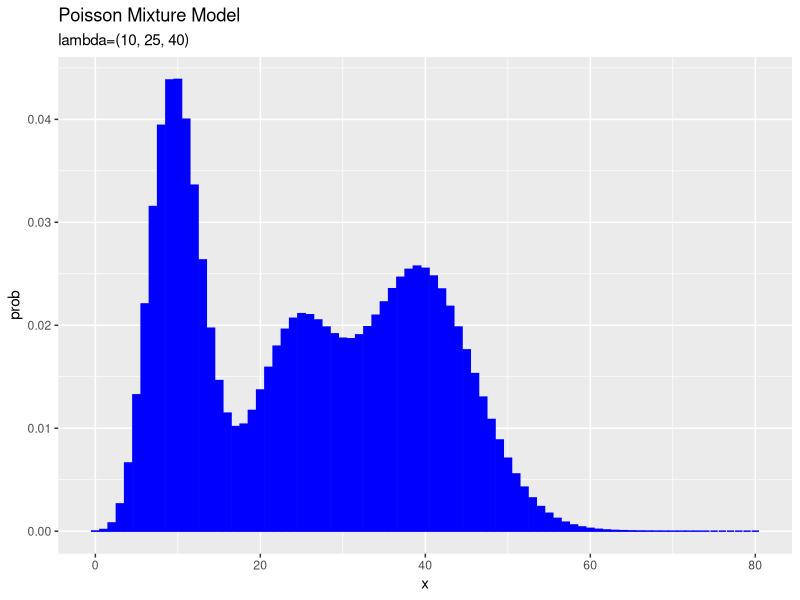
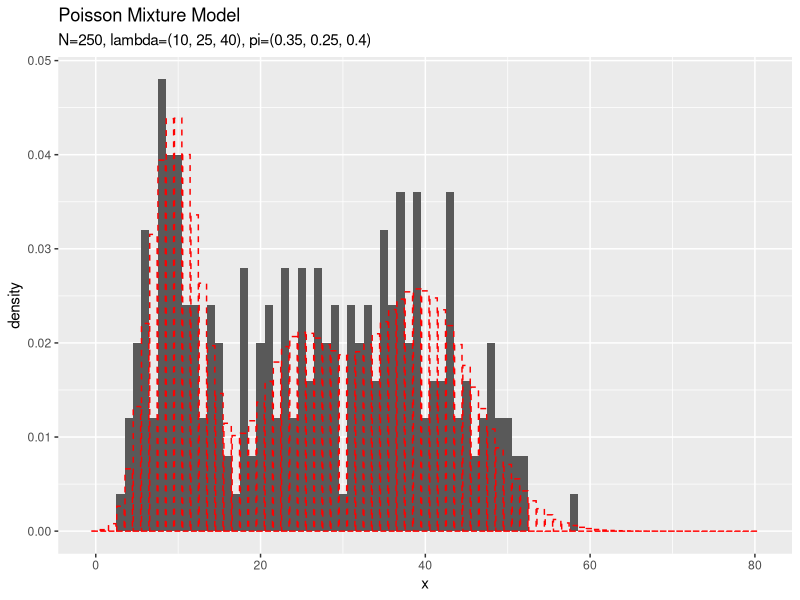
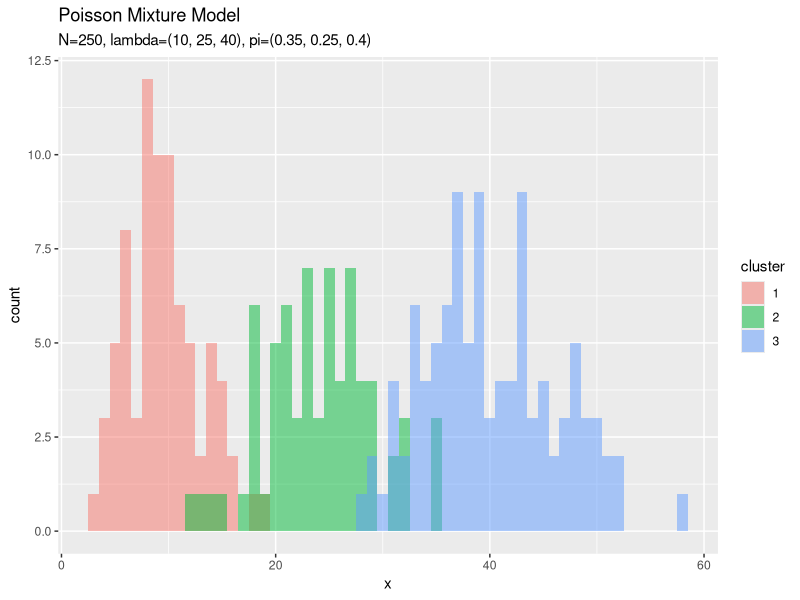
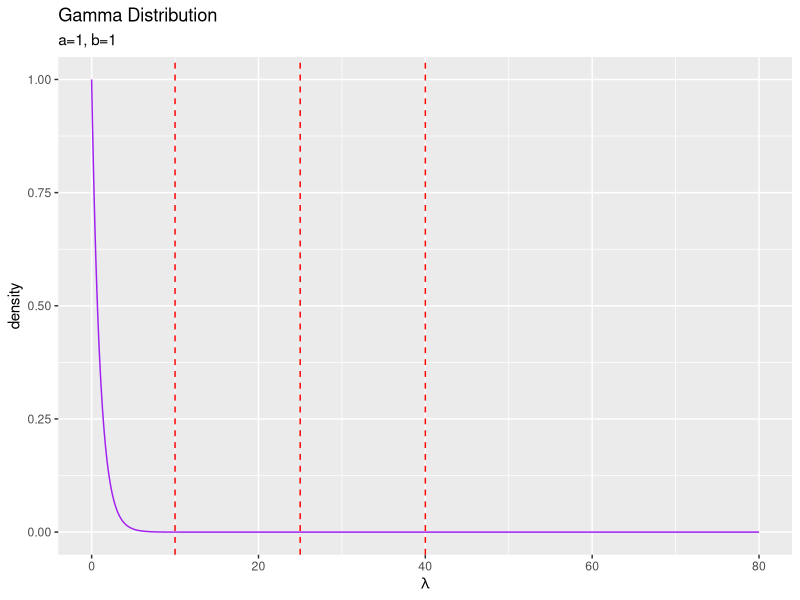
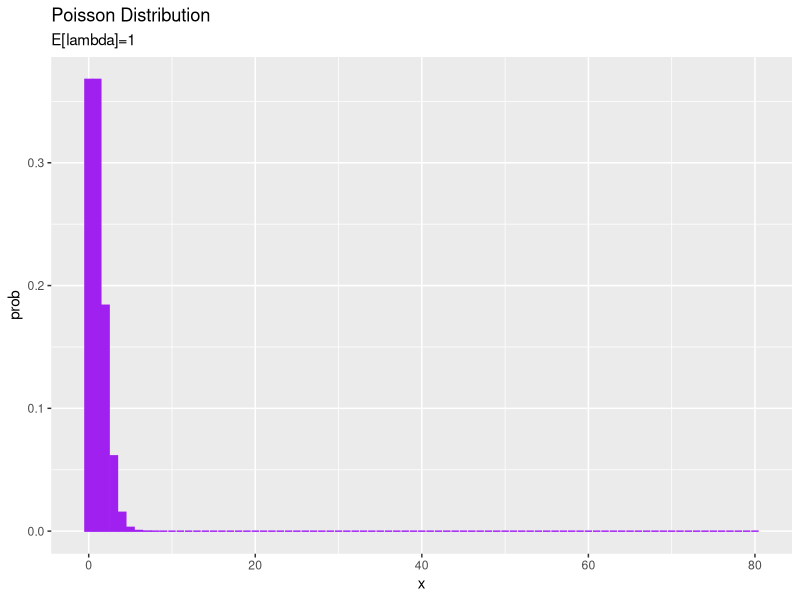
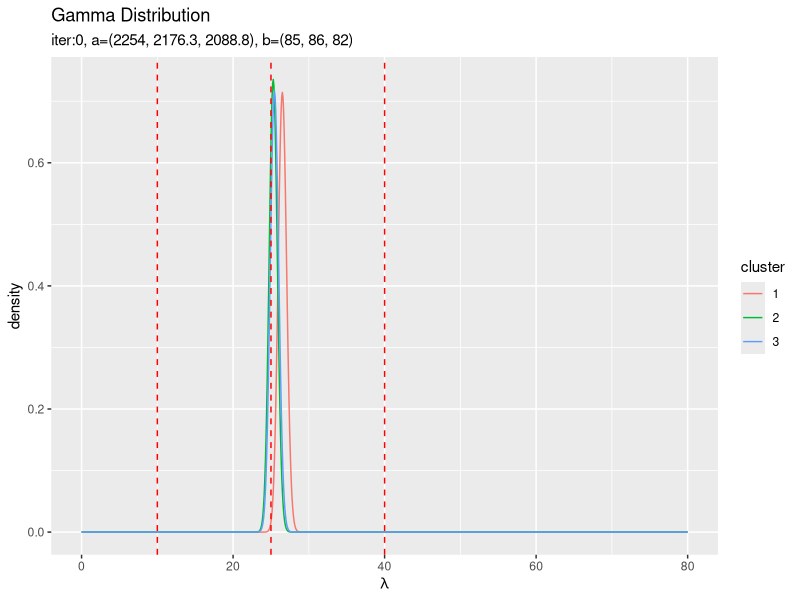
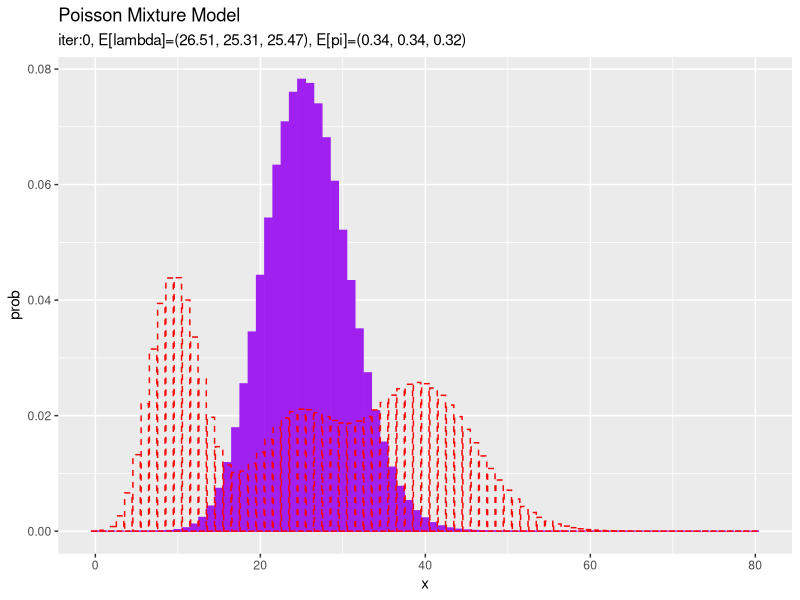
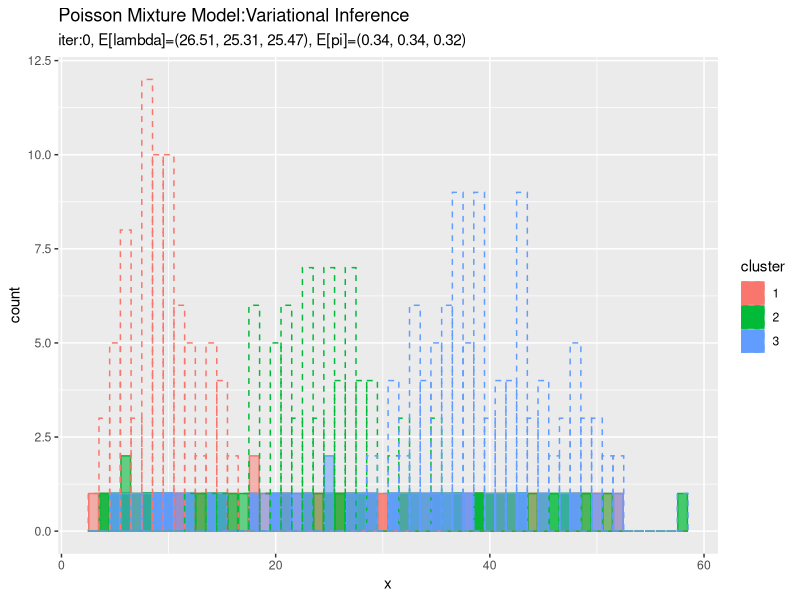

Source code (R) for these figures, in order:

# 4.3.3 ポアソン混合モデルにおける推論：変分推論 -------------------------------------------------

# 4.4.3項で利用するパッケージ
library(tidyverse)


### 観測モデル(ポアソン混合分布)の設定 -----

# K個の真のパラメータを指定
lambda_truth_k <- c(10, 25, 40)

# 真の混合比率を指定
pi_truth_k <- c(0.35, 0.25, 0.4)

# クラスタ数を取得
K <- length(lambda_truth_k)


# 作図用のxの点を作成
x_vec <- seq(0, 2 * max(lambda_truth_k))

# 観測モデルを計算
model_prob <- 0
for(k in 1:K) {
  # クラスタkの分布の確率を計算
  tmp_prob <- dpois(x = x_vec, lambda = lambda_truth_k[k])
  
  # K個の分布の加重平均を計算
  model_prob <- model_prob + pi_truth_k[k] * tmp_prob
}

# 観測モデルをデータフレームに格納
model_df <- tibble(
  x = x_vec, 
  prob = model_prob
)

# 観測モデルを作図
ggplot(model_df, aes(x = x, y = prob)) + 
  geom_bar(stat = "identity", position = "dodge", 
           fill = "blue", color = "blue") + # 真の分布
  labs(title = "Poisson Mixture Model", 
       subtitle = paste0("lambda=(", paste0(lambda_truth_k, collapse = ", "), ")"))


### 観測データの生成 -----

# (観測)データ数を指定
N <- 250

# クラスタを生成
s_truth_nk <- rmultinom(n =  N, size = 1, prob = pi_truth_k) %>% 
  t()

# クラスタ番号を抽出
s_truth_n <- which(t(s_truth_nk) == 1, arr.ind = TRUE) %>% 
  .[, "row"]

# (観測)データを生成
#x_n <- rpois(n = N, lambda = apply(lambda_truth_k^t(s_truth_nk), 2, prod))
x_n <- rpois(n = N, lambda = lambda_truth_k[s_truth_n])

# 観測データを確認
summary(x_n)


# 観測データをデータフレームに格納
x_df <- tibble(
  x_n = x_n, 
  cluster = as.factor(s_truth_n)
)

# 観測データのヒストグラムを作成
ggplot() + 
  geom_histogram(data = x_df, aes(x = x_n, y = ..density..), binwidth = 1) + # 観測データ
  geom_bar(data = model_df, aes(x = x, y = prob), stat = "identity", position = "dodge", 
           alpha = 0, color = "red", linetype = "dashed") + # 真の分布
  labs(title = "Poisson Mixture Model", 
       subtitle = paste0("N=", N, 
                         ", lambda=(", paste0(lambda_truth_k, collapse = ", "), ")", 
                         ", pi=(", paste0(pi_truth_k, collapse = ", "), ")"), 
       x = "x")

# クラスタのヒストグラムを作成
ggplot() + 
  geom_histogram(data = x_df, aes(x = x_n, fill = cluster), binwidth = 1, 
                 position = "identity", alpha = 0.5) + # クラスタ
  labs(title = "Poisson Mixture Model", 
       subtitle = paste0("N=", N, 
                         ", lambda=(", paste0(lambda_truth_k, collapse = ", "), ")", 
                         ", pi=(", paste0(pi_truth_k, collapse = ", "), ")"), 
       x = "x")


### 事前分布(ガンマ分布とディリクレ分布)の設定 -----

# lambdaの事前分布のパラメータを指定
a <- 1
b <- 1

# piの事前分布のパラメータを指定
alpha_k <- rep(2, K)


# 作図用のlambdaの点を作成
lambda_vec <- seq(0, 2 * max(lambda_truth_k), length.out = 1000)

# lambdaの事前分布を計算
prior_df <- tibble(
  lambda = lambda_vec, 
  density = dgamma(x = lambda, shape = a, rate = b)
)

# lambdaの事前分布を作図
ggplot(prior_df, aes(x = lambda, y = density)) + 
  geom_line(color = "purple") + # 事前分布
  geom_vline(xintercept = lambda_truth_k, color = "red", linetype = "dashed") + # 真の値
  labs(title = "Gamma Distribution", 
       subtitle = paste0("a=", b, ", b=", b), 
       x = expression(lambda))


# 事前分布の平均による分布をデータフレームに格納
E_prior_df <- tibble(
  x = x_vec, 
  prob = dpois(x = x_vec, a / b)
)

# 事前分布の平均による分布を作図
ggplot(E_prior_df, aes(x = x, y = prob)) + 
  geom_bar(stat = "identity", position = "dodge", 
           fill = "purple", color = "purple") + # 平均による分布
  labs(title = "Poisson Distribution", 
       subtitle = paste0("E[lambda]=", round(a / b, 2)))


### 初期値の設定 -----

# 潜在変数の事後分布の期待値を初期化
E_s_nk <- runif(n = N * K, min = 0, max = 1) %>% 
  matrix(nrow = N, ncol = K)
E_s_nk <- E_s_nk / rowSums(E_s_nk) # 正規化

# 初期値によるlambdaの事後分布のパラメータを計算:式(4.55)
a_hat_k <- colSums(E_s_nk * x_n) + a
b_hat_k <- colSums(E_s_nk) + b

# 初期値によるpiのパラメータを計算:式(4.58)
alpha_hat_k <- colSums(E_s_nk) + alpha_k


# 初期値によるlambdaの近似事後分布をデータフレームに格納
init_lambda_df <- tibble()
for(k in 1:K) {
  # クラスタkの事後分布を計算
  tmp_init_df <- tibble(
    lambda = lambda_vec, 
    density = dgamma(x = lambda, shape = a_hat_k[k], rate = b_hat_k[k]), 
    cluster = as.factor(k)
  )
  
  # 結果を結合
  init_lambda_df <- rbind(init_lambda_df, tmp_init_df)
}

# 初期値によるlambdaの近似事後分布を作図
ggplot(init_lambda_df, aes(x = lambda, y = density, color = cluster)) + 
  geom_line() + # 初期値による事後分布
  geom_vline(xintercept = lambda_truth_k, color = "red", linetype = "dashed") + # 真の値
  labs(title = "Gamma Distribution", 
       subtitle = paste0("iter:", 0, 
                         ", a=(", paste0(round(a_hat_k, 1), collapse = ", "), ")", 
                         ", b=(", paste0(round(b_hat_k, 1), collapse = ", "), ")"), 
       x = expression(lambda))


# lambdaの平均値を計算:式(2.59)
E_lambda_k <-  a_hat_k / b_hat_k

# piの平均値を計算:式(2.51)
E_pi_k <-  alpha_hat_k / sum(alpha_hat_k)

# 初期値による混合分布を計算
init_prob <- 0
for(k in 1:K) {
  # クラスタkの分布の確率を計算
  tmp_prob <- dpois(x = x_vec, lambda = E_lambda_k[k])
  
  # K個の分布の加重平均を計算
  init_prob <- init_prob + E_pi_k[k] * tmp_prob
}

# 初期値による分布をデータフレームに格納
init_df <- tibble(
  x = x_vec, 
  prob = init_prob
)

# 初期値による分布を作図
ggplot() + 
  geom_bar(data = init_df, aes(x = x, y = prob), stat = "identity", position = "dodge", 
           fill = "purple", color = "purple") + # 初期値による分布
  geom_bar(data = model_df, aes(x = x, y = prob), stat = "identity", position = "dodge", 
           alpha = 0, color = "red", linetype = "dashed") + # 真の分布
  labs(title = "Poisson Mixture Model", 
       subtitle = paste0("iter:", 0, 
                         ", E[lambda]=(", paste0(round(E_lambda_k, 2), collapse = ", "), ")", 
                         ", E[pi]=(", paste0(round(E_pi_k, 2), collapse = ", "), ")"))


# クラスタの初期値をデータフレームに格納
cluster_df <- tibble(
  x = x_n, 
  cluster = max.col(E_s_nk) %>% 
    as.factor(), 
  prob = E_s_nk[cbind(1:N, max.col(E_s_nk))] %>% 
    round(2)
) %>% 
  dplyr::count(x, cluster, prob, name = "count")

# クラスタの初期値のヒストグラムを作成
ggplot() + 
  geom_bar(data = cluster_df, aes(x = x, y = count, fill = cluster, color = cluster), stat = "identity", position = "identity", 
           alpha = cluster_df[["prob"]]) + # クラスタの初期値
  geom_histogram(data = x_df, aes(x = x_n, color = cluster), binwidth = 1, position = "identity",
                 alpha = 0, linetype = "dashed") + # 真のクラスタ
  labs(title = "Poisson Mixture Model:Variational Inference", 
       subtitle = paste0("iter:", 0, 
                         ", E[lambda]=(", paste0(round(a_hat_k / b_hat_k, 2), collapse = ", "), ")", 
                         ", E[pi]=(", paste0(round(alpha_hat_k / sum(alpha_hat_k), 2), collapse = ", "), ")"), 
       x = "x")


### 推論処理 -----

# 試行回数を指定
MaxIter <- 50

# 変数を作成
eta_nk <- matrix(0, nrow = N, ncol = K)

# 推移の確認用の受け皿を作成
trace_E_s_ink <- array(0, dim = c(MaxIter + 1, N, K))
trace_a_ik <- matrix(0, nrow = MaxIter + 1, ncol = K)
trace_b_ik <- matrix(0, nrow = MaxIter + 1, ncol = K)
trace_alpha_ik <- matrix(0, nrow = MaxIter + 1, ncol = K)

# 初期値を記録
trace_E_s_ink[1, , ] <- E_s_nk
trace_a_ik[1, ] <- a_hat_k
trace_b_ik[1, ] <- b_hat_k
trace_alpha_ik[1, ] <- alpha_hat_k

# 変分推論
for(i in 1:MaxIter) {
  
  # 潜在変数の事後分布のパラメータの各項を計算:式(4.60-4.62)
  E_lmd_k <- a_hat_k / b_hat_k
  E_ln_lmd_k <- digamma(a_hat_k) - log(b_hat_k)
  E_ln_pi_k <- digamma(alpha_hat_k) - digamma(sum(alpha_hat_k))
  
  for(n in 1:N) {
    
    # 潜在変数の事後分布のパラメータを計算:式(4.51)
    tmp_eta_k <- exp(x_n[n] * E_ln_lmd_k - E_lmd_k + E_ln_pi_k)
    eta_nk[n, ] <- tmp_eta_k / sum(tmp_eta_k) # 正規化
    
    # 潜在変数の事後分布の期待値を計算:式(4.59)
    E_s_nk[n, ] <- eta_nk[n, ]
  }
  
  # lambdaの事後分布のパラメータを計算:式(4.55)
  a_hat_k <- colSums(E_s_nk * x_n) + a
  b_hat_k <- colSums(E_s_nk) + b
  
  # piのパラメータを計算:式(4.58)
  alpha_hat_k <- colSums(E_s_nk) + alpha_k
  
  # i回目の結果を記録
  trace_E_s_ink[i + 1, , ] <- E_s_nk
  trace_a_ik[i + 1, ] <- a_hat_k
  trace_b_ik[i + 1, ] <- b_hat_k
  trace_alpha_ik[i + 1, ] <- alpha_hat_k
  
  # 動作確認
  print(paste0(i, ' (', round(i / MaxIter * 100, 1), '%)'))
}


### 推論結果の確認 -----

# lambdaの近似事後分布をデータフレームに格納
posterior_lambda_df <- tibble()
for(k in 1:K) {
  # クラスタkの事後分布を計算
  tmp_posterior_df <- tibble(
    lambda = lambda_vec, 
    density = dgamma(x = lambda, shape = a_hat_k[k], rate = b_hat_k[k]), 
    cluster = as.factor(k)
  )
  
  # 結果を結合
  posterior_lambda_df <- rbind(posterior_lambda_df, tmp_posterior_df)
}

# lambdaの近似事後分布を作図
ggplot(posterior_lambda_df, aes(x = lambda, y = density, color = cluster)) + 
  geom_line() + # lambdaの事後分布
  geom_vline(xintercept = lambda_truth_k, color = "red", linetype = "dashed") + # 真の値
  labs(title = "Gamma Distribution:Variational Inference", 
       subtitle = paste0("iter:", MaxIter, ", N=", N, 
                         ", a=(", paste0(round(a_hat_k, 1), collapse = ", "), ")", 
                         ", b=(", paste0(round(b_hat_k, 1), collapse = ", "), ")"), 
       x = expression(lambda))


# lambdaの平均値を計算:式(2.59)
E_lambda_k <-  a_hat_k / b_hat_k

# piの平均値を計算:式(2.51)
E_pi_k <-  alpha_hat_k / sum(alpha_hat_k)

# 最後の推定値による混合分布を計算
res_prob <- 0
for(k in 1:K) {
  # クラスタkの分布の確率を計算
  tmp_prob <- dpois(x = x_vec, lambda = E_lambda_k[k])
  
  # K個の分布の加重平均を計算
  res_prob <- res_prob + E_pi_k[k] * tmp_prob
}

# 最後のサンプルによる分布をデータフレームに格納
res_df <- tibble(
  x = x_vec, 
  prob = res_prob
)

# 最後の推定値による分布を作図
ggplot() + 
  geom_bar(data = res_df, aes(x = x, y = prob), stat = "identity", position = "dodge", 
           fill = "purple", color = "purple") + # 最後の推定値による分布
  geom_bar(data = model_df, aes(x = x, y = prob), stat = "identity", position = "dodge", 
           alpha = 0, color = "red", linetype = "dashed") + # 真の分布
  labs(title = "Poisson Mixture Model:Variational Inference", 
       subtitle = paste0("iter:", MaxIter, ", N=", N, 
                       ", E[lambda]=(", paste0(round(E_lambda_k, 2), collapse = ", "), ")", 
                       ", E[pi]=(", paste0(round(E_pi_k, 2), collapse = ", "), ")"))

# 最後のクラスタをデータフレームに格納
cluster_df <- tibble(
  x = x_n, 
  cluster = max.col(E_s_nk) %>% 
    as.factor(), 
  prob = E_s_nk[cbind(1:N, max.col(E_s_nk))]
) %>% 
  dplyr::count(x, cluster, prob, name = "count")

# 最後のクラスタのヒストグラムを作成
ggplot() + 
  geom_bar(data = cluster_df, aes(x = x, y = count, fill = cluster, color = cluster), stat = "identity", position = "identity", 
           alpha = cluster_df[["prob"]]) + # 最後のクラスタ
  geom_histogram(data = x_df, aes(x = x_n, color = cluster), binwidth = 1, position = "identity",
                 alpha = 0, linetype = "dashed") + # 真のクラスタ
  labs(title = "Poisson Mixture Model:Variational Inference", 
       subtitle = paste0("iter:", MaxIter, ", N=", N, 
                         ", E[lambda]=(", paste0(round(a_hat_k / b_hat_k, 2), collapse = ", "), ")", 
                         ", E[pi]=(", paste0(round(alpha_hat_k / sum(alpha_hat_k), 2), collapse = ", "), ")"), 
       x = "x")


### 超パラメータの推移の確認 -----

# aの推移をデータフレームに格納
trace_a_df <- dplyr::as_tibble(trace_a_ik) %>% # データフレームに変換
  cbind(iteration = 0:MaxIter) %>% # 試行回数の列を追加
  tidyr::pivot_longer(
    cols = -iteration, # 変換しない列
    names_to = "cluster", # 現列名を格納する列名
    names_prefix = "V", # 現列名の頭から取り除く文字列
    names_ptypes = list(cluster = factor()), # 現列名を値とする際の型
    values_to = "value" # 現セルを格納する列名
  ) # 縦持ちに変換

# aの推移を作図
ggplot(trace_a_df, aes(x = iteration, y = value, color = cluster)) + 
  geom_line() + 
  labs(title = "Variational Inference", 
       subtitle = expression(hat(bold(a))))


# bの推移をデータフレームに格納
trace_a_df <- dplyr::as_tibble(trace_b_ik) %>% # データフレームに変換
  cbind(iteration = 0:MaxIter) %>% # 試行回数の列を追加
  tidyr::pivot_longer(
    cols = -iteration, # 変換しない列
    names_to = "cluster", # 現列名を格納する列名
    names_prefix = "V", # 現列名の頭から取り除く文字列
    names_ptypes = list(cluster = factor()), # 現列名を値とする際の型
    values_to = "value" # 現セルを格納する列名
  ) # 縦持ちに変換

# bの推移を作図
ggplot(trace_a_df, aes(x = iteration, y = value, color = cluster)) + 
  geom_line() + 
  labs(title = "Variational Inference", 
       subtitle = expression(hat(bold(b))))


# alphaの推移を作図
trace_alpha_df <- dplyr::as_tibble(trace_alpha_ik) %>% # データフレームに変換
  cbind(iteration = 0:MaxIter) %>% # 試行回数の列を追加
  tidyr::pivot_longer(
    cols = -iteration, # 変換しない列
    names_to = "cluster", # 現列名を格納する列名
    names_prefix = "V", # 現列名の頭から取り除く文字列
    names_ptypes = list(cluster = factor()), # 現列名を値とする際の型
    values_to = "value" # 現セルを格納する列名
  ) # 縦持ちに変換

# alphaの推移を作図
ggplot(trace_alpha_df, aes(x = iteration, y = value, color = cluster)) + 
  geom_line() + 
  labs(title = "Variational Inference", 
       subtitle = expression(hat(alpha)))


# ・アニメーションによる確認 ----------------------------------------------------------

# 追加パッケージ
library(gganimate)


### 近似事後分布の推移の確認 -----

# 作図用のlambdaの点を作成
lambda_vec <- seq(0, 2 * max(lambda_truth_k), length.out = 1000)

# 作図用のデータフレームを作成
trace_posterior_lambda_df <- tibble()
for(i in 1:(MaxIter + 1)) {
  for(k in 1:K) {
    # クラスタkの事後分布を計算
    tmp_posterior_df <- tibble(
      lambda = lambda_vec, 
      density = dgamma(x = lambda, shape = trace_a_ik[i, k], rate = trace_b_ik[i, k]), 
      cluster = as.factor(k), 
      label = paste0(
        "iter:", i - 1, ", N=", N, 
        ", a=(", paste0(round(trace_a_ik[i, ], 1), collapse = ", "), ")", 
        ", b=(", paste0(round(trace_b_ik[i, ], 1), collapse = ", "), ")"
      ) %>% 
        as.factor()
    )
    
    # 結果を結合
    trace_posterior_lambda_df <- rbind(trace_posterior_lambda_df, tmp_posterior_df)
  }
  
  # 動作確認
  print(paste0((i - 1), ' (', round((i - 1) / MaxIter * 100, 1), '%)'))
}

# lambdaの事後分布を作図
trace_graph <- ggplot() + 
  geom_line(data = trace_posterior_lambda_df, aes(x = lambda, y = density, color = cluster)) + # lambdaの事後分布
  geom_vline(xintercept = lambda_truth_k, color = "red", linetype = "dashed") + # 真の値
  gganimate::transition_manual(label) + # フレーム
  labs(title = "Gamma Distribution:Variational Inference", 
       subtitle = "{current_frame}", 
       x = expression(lambda))

# gif画像を作成
gganimate::animate(trace_graph, nframes = MaxIter + 1, fps = 10)


### サンプルの推移の確認 -----

# 作図用のデータフレームを作成
trace_model_df <- tibble()
trace_cluster_df <- tibble()
for(i in 1:(MaxIter + 1)) {
  # lambdaの平均値を計算:式(2.59)
  E_lambda_k <-  trace_a_ik[i, ] / trace_b_ik[i, ]
  
  # piの平均値を計算:式(2.51)
  E_pi_k <-  trace_alpha_ik[i, ] / sum(trace_alpha_ik[i, ])
  
  # i回目の混合分布を計算
  res_prob <- 0
  for(k in 1:K) {
    # クラスタkの分布の確率を計算
    tmp_prob <- dpois(x = x_vec, lambda = E_lambda_k[k])
    
    # K個の分布の加重平均を計算
    res_prob <- res_prob + E_pi_k[k] * tmp_prob
  }
  
  # i回目のサンプルによる分布をデータフレームに格納
  res_df <- tibble(
    x = x_vec, 
    prob = res_prob, 
    label = paste0(
      "iter:", i - 1, ", N=", N, 
      ", E[lambda]=(", paste0(round(E_lambda_k, 2), collapse = ", "), ")", 
      ", E[pi]=(", paste0(round(E_pi_k, 2), collapse = ", "), ")"
    ) %>% 
      as.factor()
  )
  
  # i回目のクラスタをデータフレームに格納
  cluster_df <- tibble(
    x = x_n, 
    cluster = max.col(trace_E_s_ink[i, , ]) %>% 
      as.factor(), 
    prob = E_s_nk[cbind(1:N, max.col(trace_E_s_ink[i, , ]))], 
    label = paste0(
      "iter=", i - 1, ", N=", N, 
      ", E[lambda]=(", paste0(round(E_lambda_k, 2), collapse = ", "), ")", 
      ", E[pi]=(", paste0(round(E_pi_k, 2), collapse = ", "), ")"
    ) %>% 
      as.factor()
  ) %>% 
    dplyr::count(x, cluster, prob, label, name = "count")
  
  # i回目の結果を結合
  trace_model_df <- rbind(trace_model_df, res_df)
  trace_cluster_df <- rbind(trace_cluster_df, cluster_df)
  
  # 動作確認
  print(paste0((i - 1), ' (', round((i - 1) / MaxIter * 100, 1), '%)'))
}

# アニメーション用に複製
rep_model_df <- tibble(
  x = rep(model_df[["x"]], times = MaxIter + 1), 
  prob = rep(model_df[["prob"]], times = MaxIter + 1), 
  label = trace_model_df[["label"]]
)

# 分布の推移を作図
trace_graph <- ggplot() + 
  geom_bar(data = trace_model_df, aes(x = x, y = prob), stat = "identity", 
           fill = "purple") + # 推定した分布
  geom_bar(data = rep_model_df, aes(x = x, y = prob), stat = "identity", 
           alpha = 0, color = "red", linetype = "dashed") + # 真の分布
  gganimate::transition_manual(label) + # フレーム
  labs(title = "Poisson Mixture Model:Variational Inference", 
       subtitle = "{current_frame}")

# gif画像を作成
gganimate::animate(trace_graph, nframes = MaxIter + 1, fps = 10)


# アニメーション用に複製
rep_x_df <- tibble(
  x_n = rep(x_n, times = MaxIter + 1), 
  cluster = rep(as.factor(s_truth_n), times = MaxIter + 1), 
  label = unique(trace_cluster_df[["label"]]) %>% 
    rep(each = N)
)

# クラスタの推移を作図
trace_graph <- ggplot() + 
  geom_bar(data = trace_cluster_df, aes(x = x, y = count, color = cluster, fill = cluster), stat = "identity", position = "identity", 
           alpha = trace_cluster_df[["prob"]]) + # 推定したクラスタ
  geom_histogram(data = rep_x_df, aes(x = x_n, color = cluster), 
                 binwidth = 1, position = "identity",
                 alpha = 0, linetype = "dashed") + # 真のクラスタ
  gganimate::transition_manual(label) + # フレーム
  labs(title = "Poisson Mixture Model:Variational Inference", 
       subtitle = "{current_frame}", 
       x = "x")

# gif画像を作成
gganimate::animate(trace_graph, nframes = MaxIter + 1, fps = 10)
